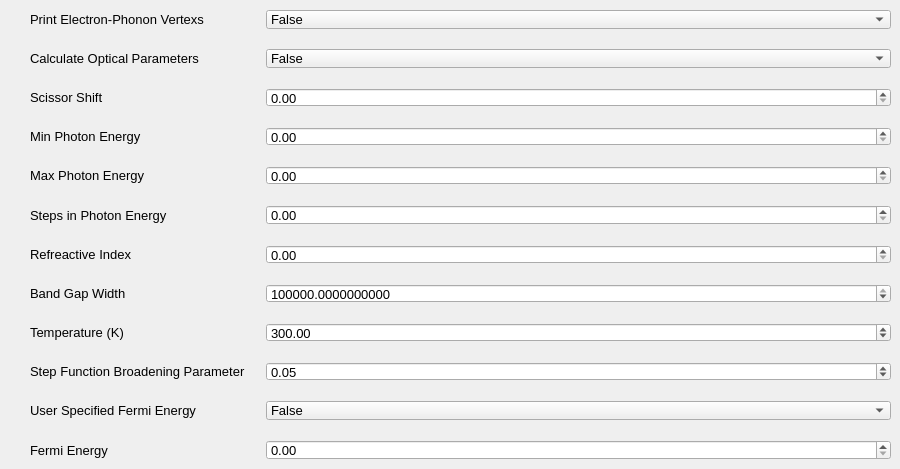
      <widget class="QWidget" name="tab_10">
       <attribute name="title">
        <string>Misc</string>
       </attribute>
       <widget class="QWidget" name="formLayoutWidget_6">
        <property name="geometry">
         <rect>
          <x>10</x>
          <y>10</y>
          <width>881</width>
          <height>450</height>
         </rect>
        </property>
        <layout class="QFormLayout" name="formLayout_9">
         <property name="horizontalSpacing">
          <number>20</number>
         </property>
         <property name="verticalSpacing">
          <number>20</number>
         </property>
         <item row="0" column="0">
          <widget class="QLabel" name="label_50">
           <property name="font">
            <font>
             <pointsize>10</pointsize>
            </font>
           </property>
           <property name="text">
            <string>Print Electron-Phonon Vertexs</string>
           </property>
           <property name="indent">
            <number>20</number>
           </property>
          </widget>
         </item>
         <item row="0" column="1">
          <widget class="QComboBox" name="comboBox_15">
           <property name="font">
            <font>
             <pointsize>10</pointsize>
            </font>
           </property>
           <item>
            <property name="text">
             <string>False</string>
            </property>
           </item>
           <item>
            <property name="text">
             <string>True</string>
            </property>
           </item>
          </widget>
         </item>
         <item row="1" column="0">
          <widget class="QLabel" name="label_51">
           <property name="font">
            <font>
             <pointsize>10</pointsize>
            </font>
           </property>
           <property name="toolTip">
            <string>&lt;html&gt;&lt;head/&gt;&lt;body&gt;&lt;p&gt;determines the next few balues&lt;/p&gt;&lt;p&gt;&lt;br/&gt;&lt;/p&gt;&lt;/body&gt;&lt;/html&gt;</string>
           </property>
           <property name="text">
            <string>Calculate Optical Parameters</string>
           </property>
           <property name="indent">
            <number>20</number>
           </property>
          </widget>
         </item>
         <item row="1" column="1">
          <widget class="QComboBox" name="comboBox_16">
           <property name="font">
            <font>
             <pointsize>10</pointsize>
            </font>
           </property>
           <item>
            <property name="text">
             <string>False</string>
            </property>
           </item>
           <item>
            <property name="text">
             <string>True</string>
            </property>
           </item>
          </widget>
         </item>
         <item row="2" column="0">
          <widget class="QLabel" name="label_52">
           <property name="font">
            <font>
             <pointsize>10</pointsize>
            </font>
           </property>
           <property name="text">
            <string>Scissor Shift</string>
           </property>
           <property name="indent">
            <number>20</number>
           </property>
          </widget>
         </item>
         <item row="2" column="1">
          <widget class="QDoubleSpinBox" name="doubleSpinBox_10">
           <property name="font">
            <font>
             <pointsize>10</pointsize>
            </font>
           </property>
           <property name="singleStep">
            <double>0.010000000000000</double>
           </property>
          </widget>
         </item>
         <item row="3" column="0">
          <widget class="QLabel" name="label_53">
           <property name="font">
            <font>
             <pointsize>10</pointsize>
            </font>
           </property>
           <property name="text">
            <string>Min Photon Energy</string>
           </property>
           <property name="indent">
            <number>20</number>
           </property>
          </widget>
         </item>
         <item row="3" column="1">
          <widget class="QDoubleSpinBox" name="doubleSpinBox_11">
           <property name="font">
            <font>
             <pointsize>10</pointsize>
            </font>
           </property>
          </widget>
         </item>
         <item row="4" column="0">
          <widget class="QLabel" name="label_54">
           <property name="font">
            <font>
             <pointsize>10</pointsize>
            </font>
           </property>
           <property name="text">
            <string>Max Photon Energy</string>
           </property>
           <property name="indent">
            <number>20</number>
           </property>
          </widget>
         </item>
         <item row="4" column="1">
          <widget class="QDoubleSpinBox" name="doubleSpinBox_12">
           <property name="font">
            <font>
             <pointsize>10</pointsize>
            </font>
           </property>
           <property name="singleStep">
            <double>0.010000000000000</double>
           </property>
          </widget>
         </item>
         <item row="5" column="0">
          <widget class="QLabel" name="label_55">
           <property name="font">
            <font>
             <pointsize>10</pointsize>
            </font>
           </property>
           <property name="text">
            <string>Steps in Photon Energy</string>
           </property>
           <property name="indent">
            <number>20</number>
           </property>
          </widget>
         </item>
         <item row="5" column="1">
          <widget class="QDoubleSpinBox" name="doubleSpinBox_13">
           <property name="font">
            <font>
             <pointsize>10</pointsize>
            </font>
           </property>
           <property name="singleStep">
            <double>0.010000000000000</double>
           </property>
          </widget>
         </item>
         <item row="6" column="0">
          <widget class="QLabel" name="label_56">
           <property name="font">
            <font>
             <pointsize>10</pointsize>
            </font>
           </property>
           <property name="text">
            <string>Refreactive Index</string>
           </property>
           <property name="indent">
            <number>20</number>
           </property>
          </widget>
         </item>
         <item row="6" column="1">
          <widget class="QDoubleSpinBox" name="doubleSpinBox_14">
           <property name="font">
            <font>
             <pointsize>10</pointsize>
            </font>
           </property>
          </widget>
         </item>
         <item row="7" column="0">
          <widget class="QLabel" name="label_57">
           <property name="font">
            <font>
             <pointsize>10</pointsize>
            </font>
           </property>
           <property name="text">
            <string>Band Gap Width</string>
           </property>
           <property name="indent">
            <number>20</number>
           </property>
          </widget>
         </item>
         <item row="7" column="1">
          <widget class="QDoubleSpinBox" name="doubleSpinBox_15">
           <property name="font">
            <font>
             <pointsize>10</pointsize>
            </font>
           </property>
           <property name="decimals">
            <number>10</number>
           </property>
           <property name="maximum">
            <double>10000000000.000000000000000</double>
           </property>
           <property name="value">
            <double>10000000000.000000000000000</double>
           </property>
          </widget>
         </item>
         <item row="8" column="0">
          <widget class="QLabel" name="label_58">
           <property name="font">
            <font>
             <pointsize>10</pointsize>
            </font>
           </property>
           <property name="text">
            <string>Temperature (K)</string>
           </property>
           <property name="indent">
            <number>20</number>
           </property>
          </widget>
         </item>
         <item row="8" column="1">
          <widget class="QDoubleSpinBox" name="doubleSpinBox_16">
           <property name="font">
            <font>
             <pointsize>10</pointsize>
            </font>
           </property>
           <property name="maximum">
            <double>1000.000000000000000</double>
           </property>
           <property name="value">
            <double>300.000000000000000</double>
           </property>
          </widget>
         </item>
         <item row="9" column="0">
          <widget class="QLabel" name="label_59">
           <property name="font">
            <font>
             <pointsize>10</pointsize>
            </font>
           </property>
           <property name="text">
            <string>Step Function Broadening Parameter</string>
           </property>
           <property name="indent">
            <number>20</number>
           </property>
          </widget>
         </item>
         <item row="9" column="1">
          <widget class="QDoubleSpinBox" name="doubleSpinBox_17">
           <property name="font">
            <font>
             <pointsize>10</pointsize>
            </font>
           </property>
           <property name="singleStep">
            <double>0.010000000000000</double>
           </property>
           <property name="value">
            <double>0.050000000000000</double>
           </property>
          </widget>
         </item>
         <item row="10" column="0">
          <widget class="QLabel" name="label_60">
           <property name="font">
            <font>
             <pointsize>10</pointsize>
            </font>
           </property>
           <property name="text">
            <string>User Specified Fermi Energy</string>
           </property>
           <property name="indent">
            <number>20</number>
           </property>
          </widget>
         </item>
         <item row="10" column="1">
          <widget class="QComboBox" name="comboBox_17">
           <property name="font">
            <font>
             <pointsize>10</pointsize>
            </font>
           </property>
           <item>
            <property name="text">
             <string>False</string>
            </property>
           </item>
           <item>
            <property name="text">
             <string>True</string>
            </property>
           </item>
          </widget>
         </item>
         <item row="11" column="0">
          <widget class="QLabel" name="label_61">
           <property name="font">
            <font>
             <pointsize>10</pointsize>
            </font>
           </property>
           <property name="text">
            <string>Fermi Energy</string>
           </property>
           <property name="indent">
            <number>20</number>
           </property>
          </widget>
         </item>
         <item row="11" column="1">
          <widget class="QDoubleSpinBox" name="doubleSpinBox_18">
           <property name="font">
            <font>
             <pointsize>10</pointsize>
            </font>
           </property>
          </widget>
         </item>
        </layout>
       </widget>
      </widget>
